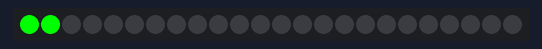
Recording of a sketch running on a simulated Arduino Uno, built with avr-gcc and run on an emulated ATmega328P. On the bench: 24 RGB LEDs in strip order, left to right.

Above: at 0.11 s.
At 2.62 s:
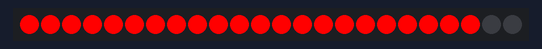
At 3.8 s:
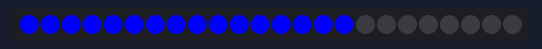
At 5.09 s:
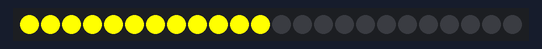
At 7.56 s:
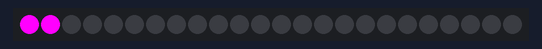
At 10.08 s:
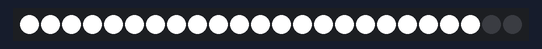

The sketch:

ColorWipe.ino
```cpp
#include <Adafruit_NeoPixel.h>
#define PIN 6
#define NUM_LEDS 24
// Parameter 1 = number of pixels in strip
// Parameter 2 = pin number (most are valid)
// Parameter 3 = pixel type flags, add together as needed:
//   NEO_KHZ800  800 KHz bitstream (most NeoPixel products w/WS2812 LEDs)
//   NEO_KHZ400  400 KHz (classic 'v1' (not v2) FLORA pixels, WS2811 drivers)
//   NEO_GRB     Pixels are wired for GRB bitstream (most NeoPixel products)
//   NEO_RGB     Pixels are wired for RGB bitstream (v1 FLORA pixels, not v2)
Adafruit_NeoPixel strip = Adafruit_NeoPixel(NUM_LEDS, PIN, NEO_GRB + NEO_KHZ800);
uint32_t timeDelay = 0;
uint8_t countNumLed = 0;
uint8_t countEffColorWipe = 0;
#define maxEff 13

void setup() {
  strip.begin();
  strip.show(); // Initialize all pixels to 'off'
}

// *** REPLACE FROM HERE ***
void loop() {
  switch(countEffColorWipe)
  {
    case 0:
       colorWipe(0x00,0xff,0x00, 50);
       break;
    case 1:
       colorWipe(0x00,0x00,0x00, 10);
       break;
    case 2:
       colorWipe(0xff,0x00,0x00, 50);
       break;
    case 3:
       colorWipe(0x00,0x00,0x00, 10);
       break;
    case 4:
       colorWipe(0x00,0x00,0xff, 50);
       break;
    case 5:
       colorWipe(0x00,0x00,0x00, 10);
       break;
    case 6:
       colorWipe(0xff,0xff,0x00, 50);
       break;
    case 7:
       colorWipe(0x00,0x00,0x00, 10);
       break;
    case 8:
       colorWipe(0x00,0xff,0xff, 50);
       break;
    case 9:
       colorWipe(0x00,0x00,0x00, 10);
       break;
    case 10:
       colorWipe(0xff,0x00,0xff, 50);
       break;
    case 11:
       colorWipe(0x00,0x00,0x00, 10);
       break;
    case 12:
       colorWipe(0xff,0xff,0xff, 50);
       break;
    case 13:
       colorWipe(0x00,0x00,0x00, 10);
       break;
  }
}

void colorWipe(byte red, byte green, byte blue, int SpeedDelay) {

  if(millis()  - timeDelay > SpeedDelay)
  {
    timeDelay = millis();
    setPixel(countNumLed, red, green, blue);
    showStrip();
    countNumLed++;
    if(countNumLed >= NUM_LEDS)
    {
      countNumLed =0;
      countEffColorWipe ++;
      if(countEffColorWipe > maxEff)
        countEffColorWipe = 0;
    }
  }
}

// *** REPLACE TO HERE ***

void showStrip() {
 #ifdef ADAFRUIT_NEOPIXEL_H
   // NeoPixel
   strip.show();
 #endif
 #ifndef ADAFRUIT_NEOPIXEL_H
   // FastLED
   FastLED.show();
 #endif
}

void setPixel(int Pixel, byte red, byte green, byte blue) {
 #ifdef ADAFRUIT_NEOPIXEL_H
   // NeoPixel
   strip.setPixelColor(Pixel, strip.Color(red, green, blue));
 #endif
 #ifndef ADAFRUIT_NEOPIXEL_H
   // FastLED
   leds[Pixel].r = red;
   leds[Pixel].g = green;
   leds[Pixel].b = blue;
 #endif
}

void setAll(byte red, byte green, byte blue) {
  for(int i = 0; i < NUM_LEDS; i++ ) {
    setPixel(i, red, green, blue);
  }
  showStrip();
}
```

Measured:
- by itself, everything shown: repeats every 10.4 s, in 168 steps
